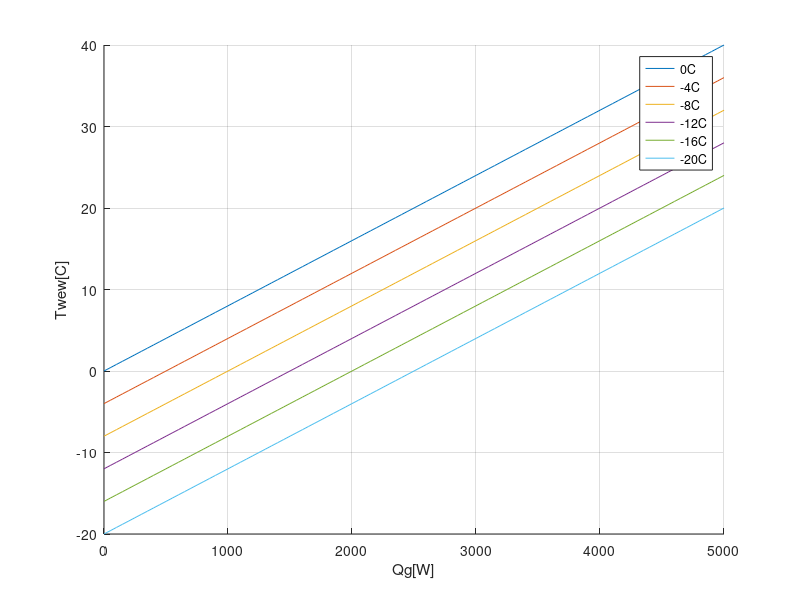

Here is the MATLAB script that generated this plot:
clear all;
close all;
figure;
hold on;
grid on;
TzewN = -20;
TwewN = 20;
TpN = 10;
QgN = 5000;
a = 0.25;
Kcw = QgN/(TwewN*(a+1)-TzewN-a*TpN);
Kcwp = a*Kcw;
Kcp = Kcwp*(TwewN-TpN)/(TpN-TzewN);
Qg = [0:50:QgN];
Tzew = [0:-4:TzewN];
xlabel('Qg[W]');
ylabel('Twew[C]');
tzew_names = ['0C  ';'-4C ';'-8C ';'-12C';'-16C';'-20C'];
for i=1:size(Tzew,2);
    Tp = (Kcwp*Qg+Tzew(i)*(Kcp*Kcwp+Kcw*Kcwp+Kcp*Kcw))/(Kcw*Kcwp+Kcw*Kcp+Kcwp*Kcp);
    Twew = (Qg-Kcp*(Tp-Tzew(i)))/(Kcw)+Tzew(i);
    plot(Qg,Twew);
    legend_names(i,:) = tzew_names(i,:);
end
legend(legend_names);